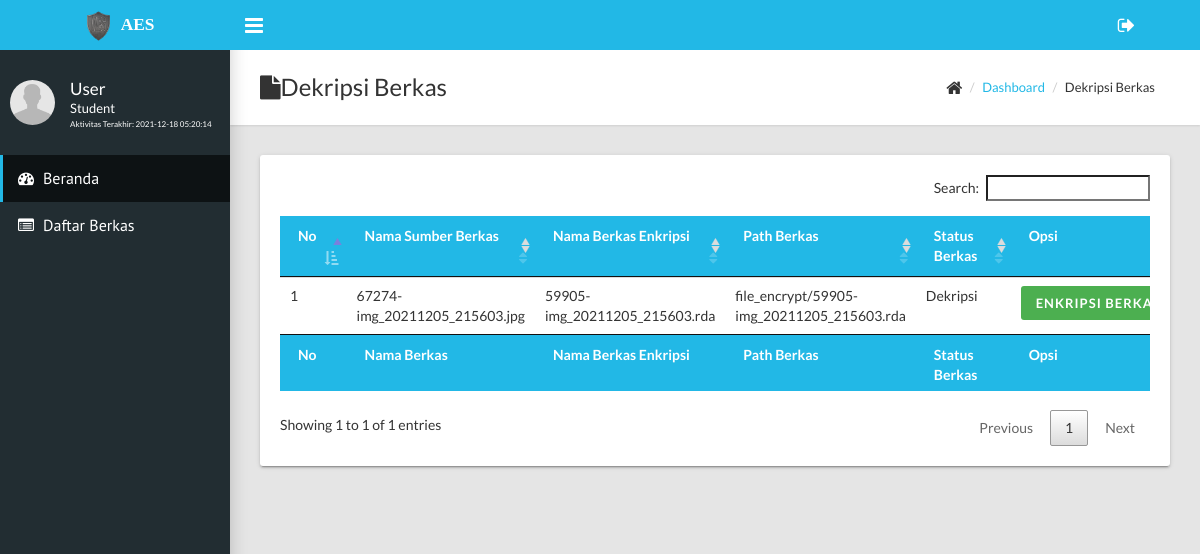
The page /dashboard/decrypt.php (signed in) on the database its author committed.
### tables this page shows
CREATE TABLE `users` (
  `username` varchar(15) NOT NULL,
  `password` varchar(100) DEFAULT NULL,
  `fullname` varchar(50) DEFAULT NULL,
  `job_title` varchar(50) DEFAULT NULL,
  `join_date` timestamp NULL DEFAULT NULL,
  `last_activity` timestamp NULL DEFAULT NULL,
  `status` enum('1','2') DEFAULT NULL
);

CREATE TABLE `file` (
  `id_file` int(11) NOT NULL,
  `username` varchar(15) DEFAULT NULL,
  `file_name_source` varchar(255) DEFAULT NULL,
  `file_name_finish` varchar(255) DEFAULT NULL,
  `file_url` varchar(255) DEFAULT NULL,
  `file_size` float DEFAULT NULL,
  `password` varchar(16) DEFAULT NULL,
  `tgl_upload` timestamp NULL DEFAULT NULL,
  `status` enum('1','2') DEFAULT NULL,
  `keterangan` varchar(255) DEFAULT NULL
);

### dashboard/decrypt.php (the view, shortened to what this page needs)
<?php
include('../config.php');
?>
<!DOCTYPE html>
<html>
<?php
$user = $_SESSION['username'];
$query = mysqli_query($koneksi,"SELECT fullname,job_title,last_activity FROM users WHERE username='$user'");
$data = mysqli_fetch_array($query);
?>
  <head>
    <link rel="stylesheet" type="text/css" href="../assets/css/style.css">
    <link rel="stylesheet" type="text/css" href="../assets/plugins/datatables/css/jquery.dataTables.css">
  </head>
  <body class="sidebar-mini fixed">
    <?php include('navmenu.php'); ?>
      <div class="content-wrapper">
        <div class="page-title">
          <div>
            <h1><i class="fa fa-file"></i>Dekripsi Berkas</h1>
          </div>
          <div>
            <ul class="breadcrumb">
              <li><i class="fa fa-home fa-lg"></i></li>
              <li><a href="index.php">Dashboard</a></li>
              <li>Dekripsi Berkas</li>
            </ul>
          </div>
        </div>
        <div class="row">
          <div class="col-md-12">
            <div class="card">
              <div class="card-body">
                <div class="table-responsive">
                  <table id="file" class="table striped">
                    <thead class="bg-primary">
                        <tr>
                          <td width="5%"><strong>No</strong></td>
                          <td width="20%"><strong>Nama Sumber Berkas</strong></td>
                          <td width="20%"><strong>Nama Berkas Enkripsi</strong></td>
                          <td width="20%"><strong>Path Berkas</strong></td>
                          <td width="15%"><strong>Status Berkas</strong></td>
                          <td width="10%"><strong>Opsi</strong></td>
                        </tr>
                      </thead>
                      <tfoot class="bg-primary">
                        <tr>
                          <td width="5%"><strong>No</strong></td>
                          <td width="20%"><strong>Nama Berkas</strong></td>
                          <td width="20%"><strong>Nama Berkas Enkripsi</strong></td>
                          <td width="20%"><strong>Path Berkas</strong></td>
                          <td width="15%"><strong>Status Berkas</strong></td>
                          <td width="10%"><strong>Opsi</strong></td>
                        </tr>
                      </tfoot>
                        <tbody>
                        <?php
                          $i = 1;
                          $query = mysqli_query($koneksi,"SELECT * FROM file");
                          while ($data = mysqli_fetch_array($query)) { ?>
                          <tr>
                            <td><?php echo $i; ?></td>
                            <td><?php echo $data['file_name_source']; ?></td>
                            <td><?php echo $data['file_name_finish']; ?></td>
                            <td><?php echo $data['file_url']; ?></td>
                            <td><?php if ($data['status'] == 1) {
                              echo "Enkripsi";
                            }elseif ($data['status'] == 2) {
                              echo "Dekripsi";
                            }else {
                              echo "Status Tidak Diketahui";
                            }
                             ?></td>
                            <td>
                              <?php
                              $a = $data['id_file'];
                              if ($data['status'] == 1) {
                                echo '<a href="decrypt-file.php?id_file='.$a.'" class="btn btn-warning">Dekripsi Berkas</a>';
                              }elseif ($data['status'] == 2) {
                                echo '<a href="encrypt.php" class="btn btn-success">Enkripsi Berkas</a>';
                              }else {
                                echo '<a href="decrypt.php" class="btn btn-danger">Data Tidak Diketahui</a>';
                              }
                               ?>
                             </td>
                          </tr>
                          <?php
                          $i++;
                        } ?>
                        </tbody>
                      </table>
                </div>
              </div>
            </div>
          </div>
        </div>
      </div>
    </div>
  </body>
</html>

### dashboard/navmenu.php (shortened to what this page needs)
<div class="wrapper">
      <header class="main-header hidden-print"><a class="logo" href="" rel="noopener noreferrer" style="font-size:13pt;"><img src="../assets/images/aes.png" width="45px" alt="" srcset=""><strong>AES</strong></a>
        <nav class="navbar navbar-static-top">
          <a class="sidebar-toggle" href="#" data-toggle="offcanvas"></a>
          <div class="navbar-custom-menu">
            <ul class="top-nav">
              <li class="dropdown"><a class="dropdown-toggle" href="#" data-toggle="dropdown" role="button" aria-haspopup="true" aria-expanded="false"><i class="fa fa-sign-out fa-lg"></i></a>
              </li>
            </ul>
          </div>
        </nav>
      </header>
      <aside class="main-sidebar hidden-print">
        <section class="sidebar">
          <div class="user-panel">
            <div class="pull-left image"><img class="img-circle" src="../assets/images/user.png" alt="User Image"></div>
            <div class="pull-left info">
              <p style="margin-top:-5px;"><?php echo $data['fullname']; ?></p>
              <p class="designation"><?php echo $data['job_title']; ?></p>
              <p class="designation" style="font-size:6pt;">Aktivitas Terakhir: <?php echo $data['last_activity'] ?></p>
            </div>
          </div>
          <ul class="sidebar-menu">
            <li class="active"><a href="index.php"><i class="fa fa-dashboard"></i><span>Beranda</span></a></li>
            <li><a href="history.php"><i class="fa fa-list-alt"></i><span>Daftar Berkas</span></a></li>
          </ul>
        </section>
      </aside>

### rows shown on the page
users: fullname "User", job_title "Student", last_activity "2021-12-18 05:20:14"
file: file_name_source "67274-img_20211205_215603.jpg", file_name_finish "59905-img_20211205_215603.rda", file_url "file_encrypt/59905-img_20211205_215603.rda", status "Dekripsi"
